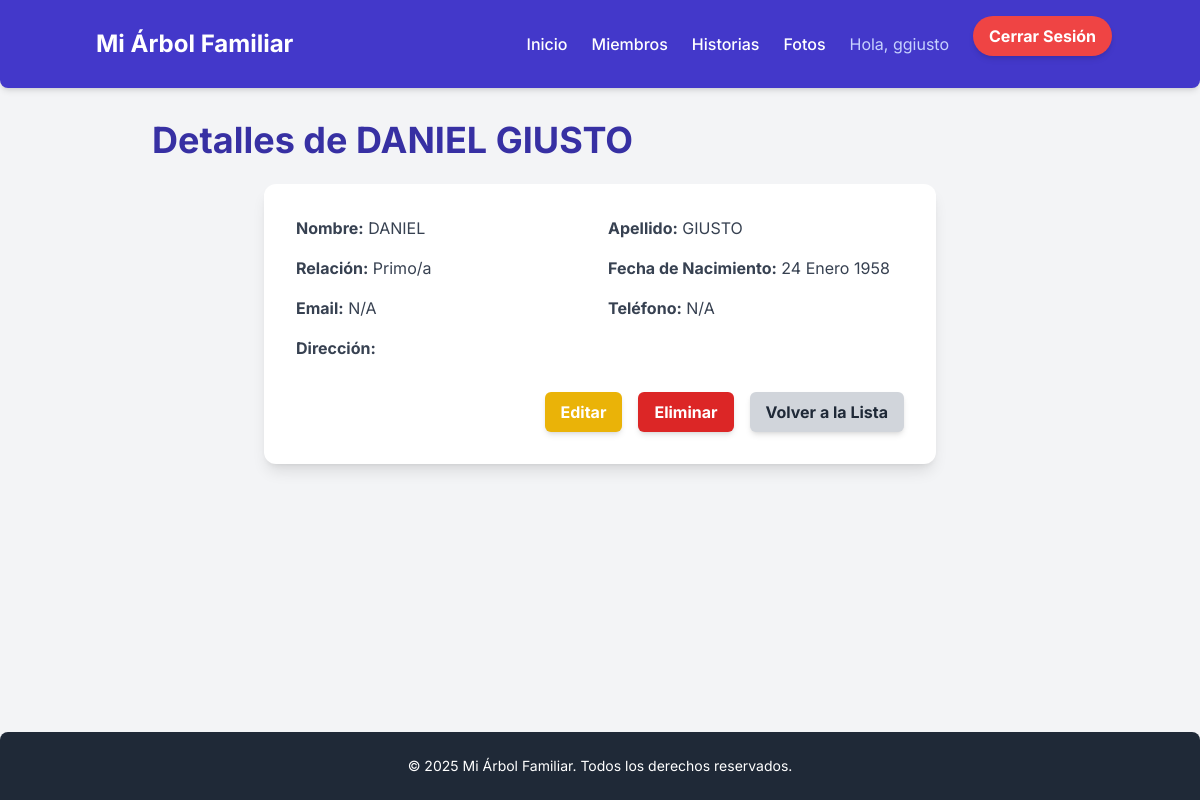
The app's page /members/2/ (signed in) with its own data.
### family_members/models.py (models this page shows, shortened)
class FamilyMember(models.Model):
    first_name = models.CharField(max_length=100, verbose_name="Nombre")
    last_name = models.CharField(max_length=100, verbose_name="Apellido")
    relationship_choices = [
        ('PADRE', 'Padre'), ('MADRE', 'Madre'), ('HIJO', 'Hijo/a'),
        ('HERMANO', 'Hermano/a'), ('ABUELO', 'Abuelo/a'), ('TIO', 'Tío/a'),
        ('PRIMO', 'Primo/a'), ('OTRO', 'Otro'),
    ]
    relationship = models.CharField(
        max_length=20, choices=relationship_choices, default='OTRO', verbose_name="Relación"
    )
    birth_date = models.DateField(blank=True, null=True, verbose_name="Fecha de Nacimiento")
    email = models.EmailField(blank=True, null=True, verbose_name="Email")
    phone_number = models.CharField(max_length=20, blank=True, null=True, verbose_name="Número de Teléfono")
    address = models.TextField(blank=True, null=True, verbose_name="Dirección")
    class Meta:
        verbose_name = "Miembro de la Familia"
        verbose_name_plural = "Miembros de la Familia"
        ordering = ['last_name', 'first_name']

### family_members/views.py (the view)
# urls.py: path('<int:pk>/', views.member_detail, name='member_detail'),
@login_required
def member_detail(request, pk):
    member = get_object_or_404(FamilyMember, pk=pk)
    context = {'member': member, 'title': f'Detalles de {member.first_name} {member.last_name}'}
    return render(request, 'family_members/member_detail.html', context)

### family_members/templates/family_members/member_detail.html (shortened to what this page needs)
{% extends 'base.html' %}
{% block page_title %}Detalles de {{ member.first_name }} {{ member.last_name }}{% endblock %}
{% block content %}
    <div class="bg-white p-8 rounded-xl shadow-lg max-w-2xl mx-auto">
        <div class="grid grid-cols-1 md:grid-cols-2 gap-4 text-gray-700">
            <div><strong>Nombre:</strong> {{ member.first_name }}</div>
            <div><strong>Apellido:</strong> {{ member.last_name }}</div>
            <div><strong>Relación:</strong> {{ member.get_relationship_display }}</div>
            <div><strong>Fecha de Nacimiento:</strong> {{ member.birth_date|default_if_none:"N/A" }}</div>
            <div><strong>Email:</strong> {{ member.email|default_if_none:"N/A" }}</div>
            <div><strong>Teléfono:</strong> {{ member.phone_number|default_if_none:"N/A" }}</div>
            <div class="col-span-2"><strong>Dirección:</strong> {{ member.address|default_if_none:"N/A" }}</div>
        </div>
        <div class="flex justify-end space-x-4 mt-8">
            <a href="{% url 'member_update' pk=member.pk %}" class="bg-yellow-500 hover:bg-yellow-600 text-white font-bold py-2 px-4 rounded-md shadow-md transition duration-300">
                Editar
            </a>
            <a href="{% url 'member_delete' pk=member.pk %}" class="bg-red-600 hover:bg-red-700 text-white font-bold py-2 px-4 rounded-md shadow-md transition duration-300">
                Eliminar
            </a>
            <a href="{% url 'member_list' %}" class="bg-gray-300 hover:bg-gray-400 text-gray-800 font-bold py-2 px-4 rounded-md shadow-md transition duration-300">
                Volver a la Lista
            </a>
        </div>
    </div>
{% endblock %}

### templates/base.html (shortened to what this page needs)
<html lang="es">
<head>
    <script src="https://cdn.tailwindcss.com"></script>
</head>
<body class="font-sans bg-gray-100 text-gray-800 antialiased min-h-screen flex flex-col">
    <header class="bg-indigo-700 text-white shadow-md py-4 px-6 md:px-10 lg:px-16 rounded-b-lg">
        <nav class="container mx-auto flex justify-between items-center">
            <a href="{% url 'home' %}" class="text-2xl font-bold rounded-md p-2 hover:bg-indigo-600 transition duration-300">
                Mi Árbol Familiar
            </a>
            <div class="flex items-center space-x-6">
                <a href="{% url 'home' %}" class="font-medium hover:text-indigo-200 transition duration-300">Inicio</a>
                <a href="{% url 'member_list' %}" class="font-medium hover:text-indigo-200 transition duration-300">Miembros</a>
                <a href="{% url 'story_list' %}" class="font-medium hover:text-indigo-200 transition duration-300">Historias</a>
                <a href="{% url 'photo_list' %}" class="font-medium hover:text-indigo-200 transition duration-300">Fotos</a>
                {% if user.is_authenticated %}
                    <span class="text-indigo-200">Hola, {{ user.username }}</span>
                    <form action="{% url 'logout' %}" method="post" class="inline">
                        <button type="submit" class="bg-red-500 hover:bg-red-600 text-white font-bold py-2 px-4 rounded-full shadow-md transition duration-300">
                            Cerrar Sesión
                        </button>
                    </form>
                {% endif %}
            </div>
        </nav>
    </header>
    <main class="flex-grow container mx-auto px-6 md:px-10 lg:px-16 py-8">
        <h1 class="text-3xl md:text-4xl font-bold text-indigo-800 mb-6">{% block page_title %}{% endblock %}</h1>
        {% block content %}
        {% endblock %}
    </main>
    <footer class="bg-gray-800 text-white py-6 px-6 md:px-10 lg:px-16 mt-auto rounded-t-lg">
        <div class="container mx-auto text-center text-sm">
            <p>&copy; 2025 Mi Árbol Familiar. Todos los derechos reservados.</p>
        </div>
    </footer>
</body>
</html>

### records on screen
FamilyMember: first_name "DANIEL", last_name "GIUSTO", relationship "Primo/a", birth_date "24 Enero 1958", email "N/A", phone_number "N/A"

### other values on screen
{{ user.username }} "ggiusto"
